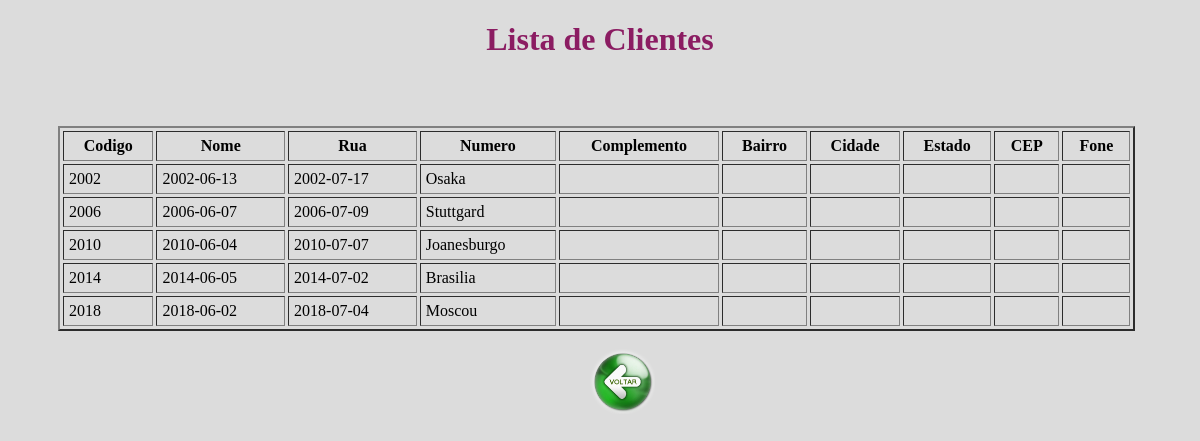
The app's page /cliente/view_cliente.php with its own data.
### tables this page shows
create table copa(
ano_copa integer not null, 
data_inicio_copa date not null, 
data_fim_copa date not null, 
cidade_abertura varchar(20) not null,
primary key (ano_copa)
);

### cliente/view_cliente.php (the view, shortened to what this page needs)
<?php require_once '../php_action/db_connect.php'; ?>
<!DOCTYPE html>
<html>
<head>
	<link type="text/css" rel="stylesheet" href="../php_action/stylesheet.css"/>
</head>
<body>
	<h1> <center> Lista de Clientes  </center> </h1>
<div class="manageMember">
	<br><br>
	<table border="2" cellspacing="3" cellpadding="5">
		<thead>
			<tr>
				<th>Codigo</th>
				<th>Nome</th>
				<th>Rua</th>
				<th>Numero</th>
				<th>Complemento</th>
				<th>Bairro</th>
				<th>Cidade</th>
				<th>Estado</th>
				<th>CEP</th>
				<th>Fone</th>
			</tr>
		</thead>
		<tbody>
			<?php
			$sql = "SELECT * FROM copa WHERE ano_copa >= 1";
			$result = $connect->query($sql);
			if($result->num_rows > 0) {
				while($row = $result->fetch_assoc()) {
					echo "<tr>
						<td>".$row['ano_copa']."</td>
						<td>".$row['data_inicio_copa']."</td>
						<td>".$row['data_fim_copa']."</td>
						<td>".$row['cidade_abertura']."</td>
						<td></td>
						<td></td>
						<td></td>
						<td></td>
						<td></td>
						<td></td>
					</tr>";
				}
			} else {
				echo "<tr><td colspan='5'><center>No Data Avaliable</center></td></tr>";
			}
			?>
		</tbody>
	</table>
	<form method="post" action="./crud_cliente.php">
	<br><center>&emsp; &emsp; &emsp; &emsp; &emsp; &emsp; &emsp; &emsp; &emsp; &emsp; &emsp; &emsp; &emsp; &emsp; &emsp; <input type="image" src="../botao_voltar.png" alt="Submit" width="65" height="65"></center>
	</form>
</div>
</body>
</html>

### php_action/stylesheet.css (style rules this page uses)
h1 { color: #8B1C62; }

### cliente/view_cliente.php (style rules this page uses)
body { background: #DCDCDC; }
.manageMember { width: 70%; margin: 10px 30px 30px 50px; }
table { width: 130%; height: 20%; margin-top: 10px; }

### records on screen
copa: ano_copa "2002", data_inicio_copa "2002-06-13", data_fim_copa "2002-07-17", cidade_abertura "Osaka"
copa: ano_copa "2006", data_inicio_copa "2006-06-07", data_fim_copa "2006-07-09", cidade_abertura "Stuttgard"
copa: ano_copa "2010", data_inicio_copa "2010-06-04", data_fim_copa "2010-07-07", cidade_abertura "Joanesburgo"
copa: ano_copa "2014", data_inicio_copa "2014-06-05", data_fim_copa "2014-07-02", cidade_abertura "Brasilia"
copa: ano_copa "2018", data_inicio_copa "2018-06-02", data_fim_copa "2018-07-04", cidade_abertura "Moscou"
